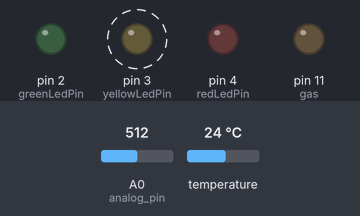
Bench run of a sketch on a simulated Arduino Uno, built with avr-gcc and run on an emulated ATmega328P. Shown: output pins drawn as LEDs (lit = HIGH). Dashed ring = blinking. Inputs (shaded band) come from the test bench; at power-on: temperature 24 °C, A0 (analog_pin) = 512. What the sketch prints to the serial monitor is not drawn.

Above: at 3.8 s.
3.9 s: temperature set to 26.6 °C
7.5 s: temperature set to 27.9 °C
At 9.4 s:
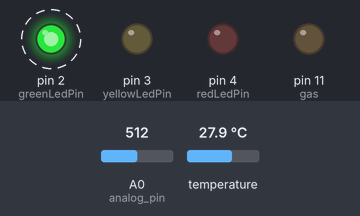
14.1 s: A0 (analog_pin) set to 791
17.6 s: A0 (analog_pin) set to 809
At 19.5 s:
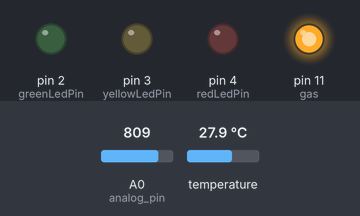
24.2 s: temperature set to 29.2 °C
28.6 s: temperature set to 30.5 °C
At 31.7 s:
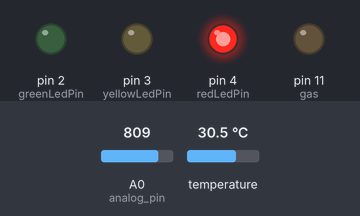
Timing chart, 0 to 36.2 s (numbered marks = the images above; inputs shaded):
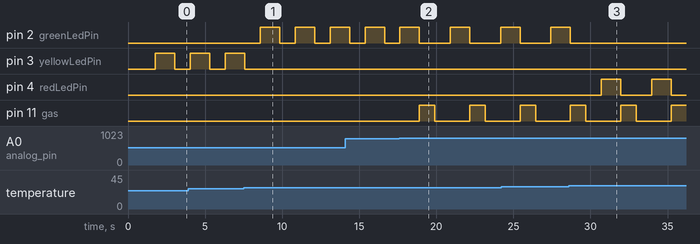

Measured:
- the behaviour switches between 27 and 27.1 °C on temperature (found by bisection; images 0 and 1)
- the behaviour switches between 800 and 801 on A0 (analog_pin) (found by bisection; images 1 and 2)
- the behaviour switches between 29.9 and 30 °C on temperature (found by bisection; images 2 and 3)
- after the input at 7.5 s, pin 2 (greenLedPin): alternates HIGH for 1.3 s and LOW for 1.0 s, starting after 1.1 s; pin 3 (yellowLedPin): goes on until 7.6 s, then stays LOW
- after the input at 17.6 s, pin 2 (greenLedPin): LOW → HIGH after 3.3 s, → LOW 1.3 s later, → HIGH 2.0 s later; pin 11 (gas): alternates HIGH for 1.0 s and LOW for 2.3 s, starting after 1.3 s
- after the input at 28.6 s, pin 2 (greenLedPin): goes on until 28.7 s, then stays LOW; pin 4 (redLedPin): alternates HIGH for 1.3 s and LOW for 2.0 s, starting after 2.1 s

The sketch:

gasLed.ino
```cpp
#include <OneWire.h>
#include <DallasTemperature.h>

int gas=11;
int analog_pin=A0;
int greenLedPin = 2;
int yellowLedPin = 3;
int redLedPin = 4;
int temp_sensor = 5;
float temperature = 0;
int lowerLimit = 27;
int upperLimit = 30;
float sensorVoltage;
int temp;

OneWire oneWirePin(temp_sensor);

DallasTemperature sensors(&oneWirePin);

void setup() {
  Serial.begin(9600);
  pinMode(gas, OUTPUT);
  pinMode(redLedPin,OUTPUT);
  pinMode(greenLedPin,OUTPUT);
  pinMode(yellowLedPin,OUTPUT);

  sensors.begin();
}

void loop(){
  Serial.print("Requesting Temperatures from sensors: ");
  sensors.requestTemperatures();
  Serial.println("DONE");

  temperature = sensors.getTempCByIndex(0);

  digitalWrite(redLedPin, LOW);
  digitalWrite(greenLedPin, LOW);
  digitalWrite(yellowLedPin, LOW);

  Serial.print("Temperature is ");
  Serial.print(temperature);
  temp=analogRead(analog_pin);
  sensorVoltage = temp;
  Serial.println(sensorVoltage);
  if(temp>800)
  {

    Serial.println("dangerous!!");
    digitalWrite(gas,HIGH);
    delay(1000);
    digitalWrite(gas,LOW);
    delay(1000);
   }
   else
   {
      Serial.println("No dangerous!");
      digitalWrite(gas,LOW);
      delay(1000);
   }

  if(temperature <= lowerLimit){
    Serial.println(", Yellow LED is Activated");
    digitalWrite(yellowLedPin, HIGH);
  }
  else if(temperature > lowerLimit && temperature < upperLimit){
    Serial.println(", Green LED is Activated");
    digitalWrite(greenLedPin, HIGH);
  }
  else if(temperature >= upperLimit){
    Serial.println(", Red LED is Activated");
    digitalWrite(redLedPin, HIGH);
  }
  delay(500);
}
```
